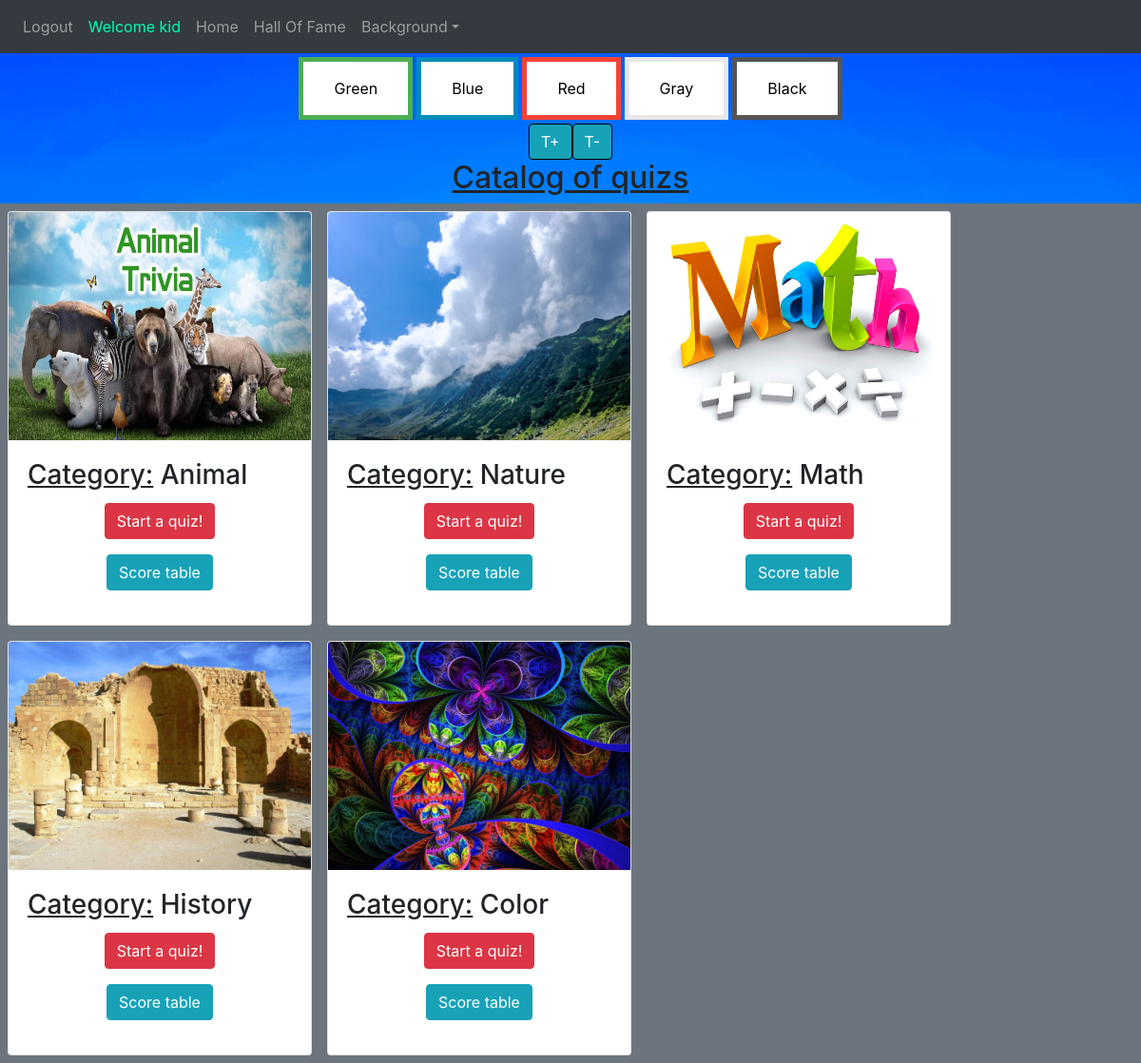
Page /kidPage (signed in) on the committed database.
### website/models.py (models this page shows)
class User(db.Model, UserMixin):
    id = db.Column(db.Integer, primary_key=True)
    email = db.Column(db.String(150), unique=True)
    password = db.Column(db.String(150))
    first_name = db.Column(db.String(150))
    auth = db.Column(db.String(50))
    background = db.Column(db.String(100))
    scores = db.relationship('Score')

class QuestionCategory(db.Model):
    id = db.Column(db.Integer, primary_key=True)
    cat = db.Column(db.String(150))
    picture=db.Column(db.String(150))

### website/views.py (the view, shortened to what this page needs)
@views.route('/kidPage', methods=['GET', 'POST'])
@login_required
def kidPage():
    back=Background.query.all()
    if current_user.auth=="kid":
        cats = QuestionCategory.query.all()
        return render_template("kidPage.html", user=current_user, cats = cats,background=back)
    elif current_user.auth=="editor":
        flash("No Permission to current user to enter kid page.", category='error')
        return render_template("editorPage.html", user=current_user,background=back)
    else:
        flash("No Permission to current user to enter admin page.", category='error')
        return render_template("adminPage.html", user=current_user,background=back)

### website/__init__.py (called while the page is built)
def create_app():
    app = Flask(__name__)
    app.config['SECRET_KEY'] = 'hjshjhdjah kjshkjdhjs'
    app.config['SQLALCHEMY_DATABASE_URI'] = f'sqlite:///{DB_NAME}'
    db.init_app(app)
    from .views import views
    from .auth import auth
    app.register_blueprint(auth, url_prefix='/')
    app.register_blueprint(views, url_prefix='/')
    from .models import User
    create_database(app)
    login_manager = LoginManager()
    login_manager.login_view = 'auth.login'
    login_manager.init_app(app)
    @login_manager.user_loader
    def load_user(id):
        return User.query.get(int(id))
    return app

### website/templates/kidPage.html (shortened to what this page needs)
{% extends "base.html" %} {% block title %}kidPage{% endblock %} {% block content
    %}
<div class="d-flex justify-content-center">
    <button onclick="biggerText()" type="button" class="btn btn-info" style="border-color: black;">T+</button>
    <button onclick="lowerText()" type="button" class="btn btn-info" style="border-color: black;">T-</button>
</div>
<div>
    <h2 id="textView" class="d-flex justify-content-center"><u>Catalog of quizs</u></h2>
</div>
<form method="POST">
    <article>
        <section class="row bg-secondary" >
            {%for cat in cats%}
            <div class="p-2">
                <div class="card" style="width: 20rem;">
                    <img src={{cat.picture}} class="card-img-top" alt="..." style="height: 15rem">
                    <div class="card-body">
                        <h3 class="card-title"><u>Category:</u> {{cat.cat}}</h3>
                        <p class="d-flex justify-content-center">
                            <input type="submit" id={{cat.cat}}  onClick="Quiz(this.id,'question')" class="btn btn-danger" value="Start a quiz!">
                        </p>
                        <p class="d-flex justify-content-center">
                            <input type="submit" id={{cat.cat}}  onClick="Quiz(this.id,'table')" class="btn btn-info" value="Score table">
                        </p>
                    </div>
                </div>
            </div>
            {%endfor%}
        </section>
    </article>
</form>
{% endblock %}

### website/templates/base.html (shortened to what this page needs)
<!DOCTYPE html>
<html>
  <head>
    <link
      rel="stylesheet"
      href="https://stackpath.bootstrapcdn.com/bootstrap/4.4.1/css/bootstrap.min.css"
    />
    <link
      rel="stylesheet"
      href="https://stackpath.bootstrapcdn.com/font-awesome/4.7.0/css/font-awesome.min.css"
    />
  </head>
  <body>
    <nav class="navbar navbar-expand-lg navbar-dark bg-dark">
      <div class="collapse navbar-collapse" id="navbar">
        <div class="navbar-nav">
          {% if user.is_authenticated %}
          <a class="nav-item nav-link" onmouseover="logOutSound()" id="logout" href="/logout">Logout</a>
          <a class="nav-item nav-link" style="color: rgb(0, 255, 179);">Welcome {{user.first_name}}</a>
            {% if user.auth=="kid" %}
            <a class="nav-item nav-link" id="managment" href="/kidPage">Home</a>
            <a class="nav-item nav-link" id="managment" href="/hallOfFame">Hall Of Fame</a>
            {% endif %}
          <div class="nav-item dropdown">
            <a class="nav-link dropdown-toggle btnnavbar" href="#" id="navbarDropdownMenuLink" role="button" data-toggle="dropdown" aria-haspopup="true" aria-expanded="false" >Background</a>
          </div>
          {% else %}
          <a class="nav-item nav-link" id="login" href="/">Login</a>
          {% endif %}
        </div>
      </div>
    </nav>
    <div class="d-flex justify-content-center">
      <button class="button button1" onclick="BackGreen()">Green</button>
      <button class="button button2" onclick="BackBlue()">Blue</button>
      <button class="button button3" onclick="BackRed()">Red</button>
      <button class="button button4" onclick="BackGray()">Gray</button>
      <button class="button button5" onclick="BackBlack()">Black</button>
    </div>
    <div class="container-fluid">{% block content %} {% endblock %}</div>
  </body>
</html>

### rows in the picture
User: first_name "kid"
QuestionCategory: picture (picture), cat "Animal"
QuestionCategory: picture (picture), cat "Nature"
QuestionCategory: picture (picture), cat "Math"
QuestionCategory: picture (picture), cat "History"
QuestionCategory: picture (picture), cat "Color"
